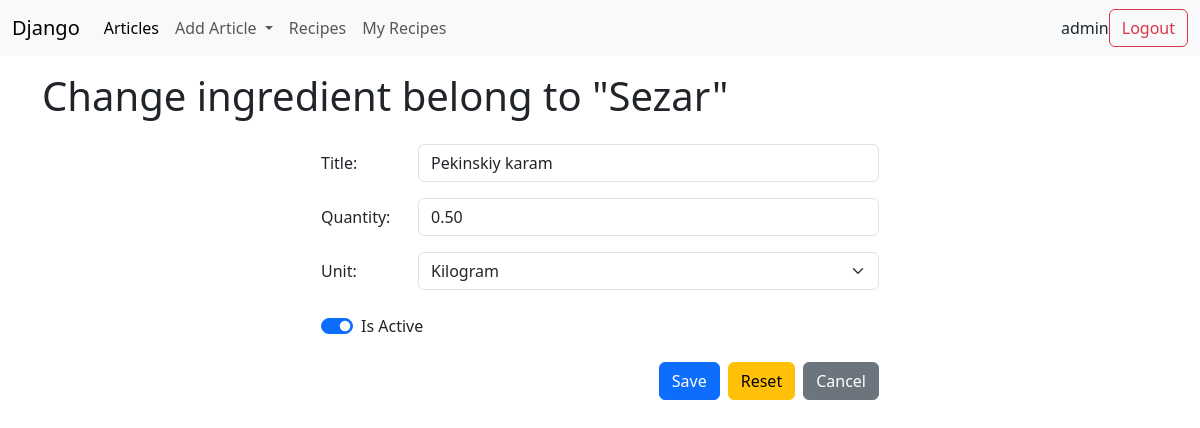
/recipe/sezar1084/ingredient/edit/6/ (signed in), run on the app's committed database.
### recipe/models.py (models this page shows, shortened)
class Recipe(models.Model):
    author = models.ForeignKey(User, on_delete=models.SET_NULL, null=True, blank=True)
    title = models.CharField(max_length=221)
    slug = models.SlugField(unique=True, editable=False, null=True)
    image = models.ImageField(upload_to='recipes', null=True, blank=True)
    description = models.TextField()
    tags = models.ManyToManyField(Tag)
    created_date = models.DateTimeField(auto_now_add=True)

class Ingredient(models.Model):
    UNIT = (
        (0, "Kilogram"),
        (1, "Gram"),
        (2, "Litre"),
        (3, "Piece"),
    )
    recipe = models.ForeignKey(Recipe, on_delete=models.CASCADE, related_name='ingredients')
    title = models.CharField(max_length=221)
    quantity = models.DecimalField(max_digits=10, decimal_places=2)
    unit = models.IntegerField(choices=UNIT, default=1)
    is_active = models.BooleanField(default=True)

### recipe/views.py (the view)
# urls.py: path('<slug:slug>/ingredient/edit/<int:pk>/', recipe_ingredient_edit, name='ingredient-edit'),
def recipe_ingredient_edit(request, slug, pk, *args, **kwargs):
    recipe = get_object_or_404(Recipe, slug=slug)
    reverse_url = reverse('recipe:detail', args=[slug])
    instance = get_object_or_404(Ingredient, id=pk)
    if instance not in recipe.ingredients.all():
        raise ObjectDoesNotExist(f"{instance.title} does not exist in {recipe.title} recipe")
    if recipe.author != request.user:
        messages.error(request, 'You have no enough permissions')
        return redirect(reverse_url)
    form = IngredientEditForm(instance=instance)
    if request.method == 'POST':
        form = IngredientEditForm(data=request.POST, instance=instance)
        if form.is_valid():
            obj = form.save()
            messages.success(request, f'You changed an ingredient "{obj.title}".')
            return redirect(reverse_url)
    ctx = {
        'form': form,
        'recipe': recipe,
        'title': "Change ingredient belong to ",
    }
    return render(request, 'recipe/ingredient_create.html', ctx)

### recipe/forms.py
class IngredientEditForm(forms.ModelForm):
    class Meta:
        model = Ingredient
        fields = ['recipe', 'title', 'quantity', 'unit', 'is_active']
        exclude = ['recipe']
    def __init__(self, *args, **kwargs):
        super().__init__(*args, **kwargs)
        self.fields['title'].widget.attrs.update({
            "class": "form-control",
            "id": "ingredient_title",
            "placeholder": "Title",
        })
        self.fields['quantity'].widget.attrs.update({
            "class": "form-control",
            "id": "ingredient_quantity",
            "placeholder": "Quantity",
        })
        self.fields['quantity'].widget.attrs.update({
            "class": "form-control",
            "id": "ingredient_quantity",
            "placeholder": "Quantity",
        })
        self.fields['unit'].widget.attrs.update({
            "class": "form-select",
            "id": "ingredient_unit",
        })
        self.fields['is_active'].widget.attrs.update({
            "class": "form-check-input",
            "id": "flexSwitchCheckChecked",
            "role": "switch",
            "type": "checkbox",
        })

### templates/recipe/ingredient_create.html (shortened to what this page needs)
{% extends 'base.html' %}
{% block header %}
    {% if title %}
        <h1>{{ title }}"{{ recipe.title }}"</h1>
    {% else %}
        <h1>Add New Ingredient to "{{ recipe.title }}"</h1>
    {% endif %}
{% endblock %}
{% block content %}
    <div class="col-md-6 offset-md-3 mt-4">
        <form method="post">
            <div class="mb-3 row">
                <label for="ingredient_title" class="col-sm-2 col-form-label">Title:</label>
                <div class="col-sm-10">
                    {{ form.title }}
                </div>
            </div>
            <div class="mb-3 row">
                <label for="ingredient_quantity" class="col-sm-2 col-form-label">Quantity:</label>
                <div class="col-sm-10">
                    {{ form.quantity }}
                </div>
            </div>
            <div class="mb-3 row">
                <label for="ingredient_unit" class="col-sm-2 col-form-label">Unit:</label>
                <div class="col-sm-10">
                    {{ form.unit }}
                </div>
            </div>
            <div class="form-check form-switch mt-4">
                {{ form.is_active }}
                <label class="form-check-label" for="flexSwitchCheckChecked">Is Active</label>
            </div>
            <div class="buttons d-flex justify-content-end gap-2 mt-4">
                <button type="submit" class="btn btn-primary">Save</button>
                <button type="reset" class="btn btn-warning">Reset</button>
                <a class="btn btn-secondary" href="{% url 'recipe:detail' recipe.slug %}">Cancel</a>
            </div>
        </form>
    </div>
{% endblock %}

### templates/navbar.html (shortened to what this page needs)
<nav class="navbar navbar-expand-lg bg-body-tertiary">
    <div class="container-fluid">
        <a class="navbar-brand" href="/">Django</a>
        <div class="collapse navbar-collapse" id="navbarNav">
            <ul class="navbar-nav">
                <li class="nav-item">
                    <a class="nav-link active" aria-current="page" href="{% url 'article:list' %}">Articles</a>
                </li>
                <li class="nav-item dropdown">
                    <a class="nav-link dropdown-toggle" href="#" role="button" data-bs-toggle="dropdown"
                       aria-expanded="false">
                        Add Article
                    </a>
                </li>
                <li class="nav-item">
                    <a class="nav-link" aria-current="page" href="{% url 'recipe:list' %}">Recipes</a>
                </li>
                <li class="nav-item">
                    <a class="nav-link" aria-current="page" href="{% url 'recipe:my-list' %}">My Recipes</a>
                </li>
            </ul>
        </div>
        <div class="d-flex align-items-center">
            {% if request.user.is_authenticated %}
                <span>{{ request.user.username }}</span>
                <a href="{% url 'auth:logout' %}" class="btn btn-outline-danger">Logout</a>
            {% else %}
                <a href="{% url 'auth:login' %}" class="btn btn-outline-success">Login</a>
            {% endif %}
        </div>
    </div>
</nav>

### data on the page
Recipe: title "Sezar"
Ingredient: title "Pekinskiy karam", quantity "0.50", unit "Kilogram", is_active "☑"

### other printed values
{{ request.user.username }} "admin"
{{ title }} "Change ingredient belong to"
